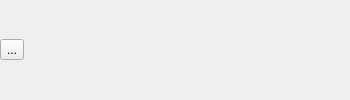
<?xml version="1.0" encoding="UTF-8"?>
<ui version="4.0">
 <class>Friendlist_line</class>
 <widget class="QWidget" name="Friendlist_line">
  <property name="geometry">
   <rect>
    <x>0</x>
    <y>0</y>
    <width>350</width>
    <height>100</height>
   </rect>
  </property>
  <property name="windowTitle">
   <string>Form</string>
  </property>
  <layout class="QHBoxLayout" name="horizontalLayout" stretch="4,0">
   <property name="leftMargin">
    <number>0</number>
   </property>
   <property name="topMargin">
    <number>0</number>
   </property>
   <property name="rightMargin">
    <number>0</number>
   </property>
   <property name="bottomMargin">
    <number>0</number>
   </property>
   <item>
    <widget class="QToolButton" name="icon">
     <property name="text">
      <string>...</string>
     </property>
    </widget>
   </item>
   <item>
    <widget class="QWidget" name="widget" native="true">
     <layout class="QVBoxLayout" name="verticalLayout" stretch="1,0,0">
      <property name="leftMargin">
       <number>0</number>
      </property>
      <property name="topMargin">
       <number>0</number>
      </property>
      <property name="rightMargin">
       <number>0</number>
      </property>
      <property name="bottomMargin">
       <number>0</number>
      </property>
      <item>
       <widget class="QLabel" name="name">
        <property name="text">
         <string/>
        </property>
       </widget>
      </item>
      <item>
       <widget class="QLabel" name="state">
        <property name="text">
         <string/>
        </property>
       </widget>
      </item>
      <item>
       <widget class="QLabel" name="label">
        <property name="text">
         <string/>
        </property>
       </widget>
      </item>
     </layout>
    </widget>
   </item>
  </layout>
 </widget>
 <resources/>
 <connections/>
</ui>
